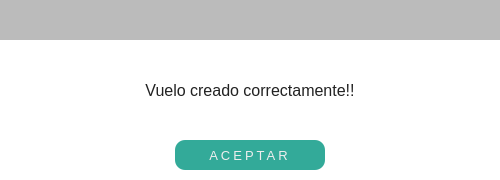
<?xml version="1.0" encoding="UTF-8"?>
<ui version="4.0">
 <class>Form</class>
 <widget class="QWidget" name="Form">
  <property name="geometry">
   <rect>
    <x>0</x>
    <y>0</y>
    <width>500</width>
    <height>180</height>
   </rect>
  </property>
  <property name="windowTitle">
   <string>Form</string>
  </property>
  <property name="styleSheet">
   <string notr="true">QFrame, QWidget {
	background-color:  white;
	border: none;
	box-shadow: 0 0 15px rgba(0, 0, 0, 0.5);
}

QPushButton {
	color: #eee;
	background: #3a9;
	border: none;
	border-radius: 10px;
	letter-spacing: 3px;
}

QPushButton:hover {
	background: #4ba;
}</string>
  </property>
  <layout class="QVBoxLayout" name="verticalLayout">
   <property name="spacing">
    <number>0</number>
   </property>
   <property name="leftMargin">
    <number>0</number>
   </property>
   <property name="topMargin">
    <number>0</number>
   </property>
   <property name="rightMargin">
    <number>0</number>
   </property>
   <property name="bottomMargin">
    <number>0</number>
   </property>
   <item>
    <widget class="QFrame" name="frame_2">
     <property name="minimumSize">
      <size>
       <width>0</width>
       <height>40</height>
      </size>
     </property>
     <property name="maximumSize">
      <size>
       <width>16777215</width>
       <height>40</height>
      </size>
     </property>
     <property name="styleSheet">
      <string notr="true">background: #bbb;</string>
     </property>
     <property name="frameShape">
      <enum>QFrame::StyledPanel</enum>
     </property>
     <property name="frameShadow">
      <enum>QFrame::Raised</enum>
     </property>
     <layout class="QHBoxLayout" name="horizontalLayout">
      <property name="spacing">
       <number>0</number>
      </property>
      <property name="leftMargin">
       <number>5</number>
      </property>
      <property name="topMargin">
       <number>5</number>
      </property>
      <property name="rightMargin">
       <number>0</number>
      </property>
      <property name="bottomMargin">
       <number>5</number>
      </property>
      <item>
       <widget class="QLabel" name="acceptIcon">
        <property name="minimumSize">
         <size>
          <width>30</width>
          <height>30</height>
         </size>
        </property>
        <property name="text">
         <string/>
        </property>
       </widget>
      </item>
      <item>
       <spacer name="horizontalSpacer">
        <property name="orientation">
         <enum>Qt::Horizontal</enum>
        </property>
        <property name="sizeHint" stdset="0">
         <size>
          <width>437</width>
          <height>20</height>
         </size>
        </property>
       </spacer>
      </item>
      <item>
       <widget class="QPushButton" name="acceptClose">
        <property name="minimumSize">
         <size>
          <width>30</width>
          <height>30</height>
         </size>
        </property>
        <property name="styleSheet">
         <string notr="true">background: transparent;</string>
        </property>
        <property name="text">
         <string/>
        </property>
        <property name="icon">
         <iconset resource="../link.qrc">
          <normaloff>:/icons/exit.svg</normaloff>:/icons/exit.svg</iconset>
        </property>
        <property name="iconSize">
         <size>
          <width>10</width>
          <height>10</height>
         </size>
        </property>
       </widget>
      </item>
     </layout>
    </widget>
   </item>
   <item>
    <widget class="QLabel" name="acceptLabel">
     <property name="font">
      <font>
       <pointsize>12</pointsize>
      </font>
     </property>
     <property name="styleSheet">
      <string notr="true">padding: 20px;
color: #222;</string>
     </property>
     <property name="text">
      <string>Vuelo creado correctamente!!</string>
     </property>
     <property name="alignment">
      <set>Qt::AlignCenter</set>
     </property>
     <property name="wordWrap">
      <bool>true</bool>
     </property>
    </widget>
   </item>
   <item>
    <widget class="QFrame" name="frame">
     <property name="maximumSize">
      <size>
       <width>16777215</width>
       <height>40</height>
      </size>
     </property>
     <property name="frameShape">
      <enum>QFrame::StyledPanel</enum>
     </property>
     <property name="frameShadow">
      <enum>QFrame::Raised</enum>
     </property>
     <layout class="QGridLayout" name="gridLayout">
      <property name="leftMargin">
       <number>0</number>
      </property>
      <property name="topMargin">
       <number>0</number>
      </property>
      <property name="rightMargin">
       <number>0</number>
      </property>
      <property name="bottomMargin">
       <number>10</number>
      </property>
      <property name="spacing">
       <number>0</number>
      </property>
      <item row="0" column="0">
       <widget class="QPushButton" name="acceptButton">
        <property name="minimumSize">
         <size>
          <width>0</width>
          <height>30</height>
         </size>
        </property>
        <property name="maximumSize">
         <size>
          <width>150</width>
          <height>16777215</height>
         </size>
        </property>
        <property name="font">
         <font>
          <pointsize>10</pointsize>
         </font>
        </property>
        <property name="text">
         <string>ACEPTAR</string>
        </property>
       </widget>
      </item>
     </layout>
    </widget>
   </item>
  </layout>
 </widget>
 <resources>
  <include location="../link.qrc"/>
 </resources>
 <connections/>
</ui>
